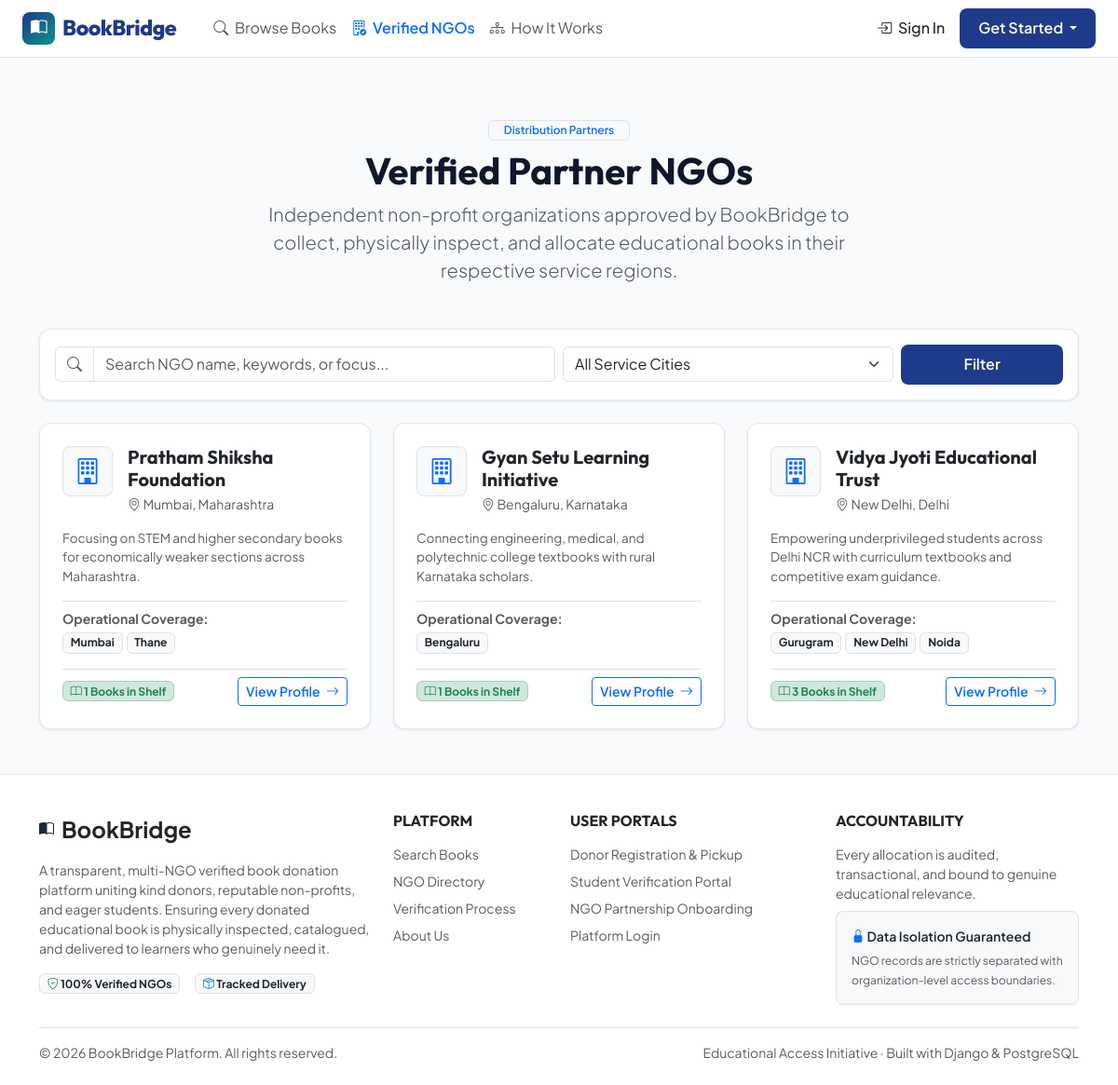
/ngos/directory/, run on the app's committed database.
### apps/ngos/models.py (models this page shows, shortened)
class NGO(models.Model):
    id = models.UUIDField(primary_key=True, default=uuid.uuid4, editable=False)
    name = models.CharField(max_length=255, unique=True)
    slug = models.SlugField(max_length=255, unique=True, blank=True)
    registration_number = models.CharField(
        max_length=100,
        unique=True,
        help_text=_('Government / Trust / Society Registration Number')
    )
    email = models.EmailField(help_text=_('Official NGO contact email'))
    phone = models.CharField(max_length=20)
    website = models.URLField(blank=True)
    address = models.TextField()
    city = models.CharField(max_length=100)
    state = models.CharField(max_length=100)
    postal_code = models.CharField(max_length=20)
    description = models.TextField(help_text=_('About the organization and book distribution initiatives'))
    mission_statement = models.TextField(blank=True)
    logo = models.ImageField(upload_to='ngo_logos/', blank=True, null=True)
    status = models.CharField(
        max_length=20,
        choices=NGOStatus.choices,
        default=NGOStatus.PENDING_APPROVAL
    )
    approved_by = models.ForeignKey(
        settings.AUTH_USER_MODEL,
        on_delete=models.SET_NULL,
        null=True,
        blank=True,
        related_name='approved_ngos'
    )
    approved_at = models.DateTimeField(null=True, blank=True)
    rejection_reason = models.TextField(blank=True)
    created_at = models.DateTimeField(auto_now_add=True)
    updated_at = models.DateTimeField(auto_now=True)
    class Meta:
        db_table = 'bb_ngos'
        ordering = ['name']
        verbose_name = 'NGO'
        verbose_name_plural = 'NGOs'

class NGOServiceArea(models.Model):
    id = models.UUIDField(primary_key=True, default=uuid.uuid4, editable=False)
    ngo = models.ForeignKey(
        NGO,
        on_delete=models.CASCADE,
        related_name='service_areas'
    )
    city = models.CharField(max_length=100)
    state = models.CharField(max_length=100)
    postal_code = models.CharField(max_length=20, blank=True)
    is_active = models.BooleanField(default=True)
    created_at = models.DateTimeField(auto_now_add=True)
    class Meta:
        db_table = 'bb_ngo_service_areas'
        ordering = ['city', 'state']

### apps/ngos/views.py (the view)
# urls.py: path('directory/', views.public_directory, name='public_directory'),
def public_directory(request):
    search_query = request.GET.get('q', '').strip()
    city_filter = request.GET.get('city', '').strip()
    ngos_qs = NGO.objects.filter(status=NGOStatus.APPROVED).prefetch_related('service_areas').annotate(
        books_count=Count('inventory_copies', filter=Q(inventory_copies__status='AVAILABLE', inventory_copies__is_published=True))
    )
    if search_query:
        ngos_qs = ngos_qs.filter(
            Q(name__icontains=search_query) |
            Q(description__icontains=search_query) |
            Q(city__icontains=search_query)
        )
    if city_filter:
        ngos_qs = ngos_qs.filter(
            Q(city__icontains=city_filter) |
            Q(service_areas__city__icontains=city_filter)
        ).distinct()
    available_cities = NGOServiceArea.objects.filter(
        ngo__status=NGOStatus.APPROVED,
        is_active=True
    ).values_list('city', flat=True).distinct().order_by('city')
    return render(request, 'ngos/public_directory.html', {
        'ngos': ngos_qs,
        'search_query': search_query,
        'city_filter': city_filter,
        'available_cities': available_cities,
    })

### templates/ngos/public_directory.html (shortened to what this page needs)
{% extends 'base.html' %}
{% block content %}
<div class="container py-5">
    <div class="text-center mb-5">
        <span class="badge bg-light text-primary border px-3 py-1 fw-semibold">Distribution Partners</span>
        <h1 class="display-6 fw-bold mt-2">Verified Partner NGOs</h1>
        <p class="text-muted lead mx-auto" style="max-width: 680px;">
            Independent non-profit organizations approved by BookBridge to collect, physically inspect, and allocate educational books in their respective service regions.
        </p>
    </div>
    <div class="card-bb p-3 mb-4">
        <form method="get" class="row g-2 align-items-center">
            <div class="col-md-6">
                <div class="input-group">
                    <span class="input-group-text bg-white"><i class="bi bi-search text-muted"></i></span>
                    <input type="text" name="q" class="form-control" placeholder="Search NGO name, keywords, or focus..." value="{{ search_query }}">
                </div>
            </div>
            <div class="col-md-4">
                <select name="city" class="form-select">
                    <option value="">All Service Cities</option>
                </select>
            </div>
            <div class="col-md-2 d-grid">
                <button type="submit" class="btn btn-bb-primary">Filter</button>
            </div>
        </form>
    </div>
    <div class="row g-4">
        {% if ngos %}
            {% for ngo in ngos %}
                <div class="col-md-6 col-lg-4">
                    <div class="card-bb card-bb-interactive h-100 p-4 d-flex flex-column">
                        <div class="d-flex align-items-start gap-3 mb-3">
                            <div class="rounded-3 bg-light p-2 border d-flex align-items-center justify-content-center" style="width: 54px; height: 54px; flex-shrink: 0;">
                                {% if ngo.logo %}
                                    <img src="{{ ngo.logo.url }}" alt="{{ ngo.name }}" style="max-width: 44px; max-height: 44px; object-fit: contain;">
                                {% else %}
                                    <i class="bi bi-building text-primary fs-3"></i>
                                {% endif %}
                            </div>
                            <div>
                                <h5 class="fw-bold mb-1 text-dark">{{ ngo.name }}</h5>
                                <div class="small text-muted"><i class="bi bi-geo-alt"></i> {{ ngo.city }}, {{ ngo.state }}</div>
                            </div>
                        </div>
                        <p class="text-muted small flex-grow-1" style="font-size: 0.85rem;">
                            {{ ngo.description|truncatewords:25 }}
                        </p>
                        <div class="mb-3 pt-2 border-top">
                            <div class="small text-muted mb-1"><strong>Operational Coverage:</strong></div>
                            <div class="d-flex flex-wrap gap-1">
                                {% for area in ngo.service_areas.all|slice:":4" %}
                                    <span class="badge bg-light text-dark border small">{{ area.city }}</span>
                                {% empty %}
                                    <span class="badge bg-light text-muted small">Headquarters Area</span>
                                {% endfor %}
                            </div>
                        </div>
                        <div class="d-flex justify-content-between align-items-center pt-2 border-top mt-auto">
                            <span class="badge bg-success-subtle text-success border border-success-subtle">
                                <i class="bi bi-book"></i> {{ ngo.books_count }} Books in Shelf
                            </span>
                            <a href="{% url 'ngos:ngo_detail' ngo.slug %}" class="btn btn-sm btn-outline-primary fw-semibold">
                                View Profile <i class="bi bi-arrow-right ms-1"></i>
                            </a>
                        </div>
                    </div>
                </div>
            {% endfor %}
        {% endif %}
    </div>
</div>
{% endblock %}

### data on the page
NGO: name "Pratham Shiksha Foundation", city "Mumbai", state "Maharashtra", description "Focusing on STEM and higher secondary books for economically weaker sections across Maharashtra.", books_count "1"
NGOServiceArea: city "Mumbai"
NGOServiceArea: city "Thane"
NGO: name "Gyan Setu Learning Initiative", city "Bengaluru", state "Karnataka", description "Connecting engineering, medical, and polytechnic college textbooks with rural Karnataka scholars.", books_count "1"
NGOServiceArea: city "Bengaluru"
NGO: name "Vidya Jyoti Educational Trust", city "New Delhi", state "Delhi", description "Empowering underprivileged students across Delhi NCR with curriculum textbooks and competitive exam guidance.", books_count "3"
NGOServiceArea: city "Gurugram"
NGOServiceArea: city "New Delhi"
NGOServiceArea: city "Noida"
